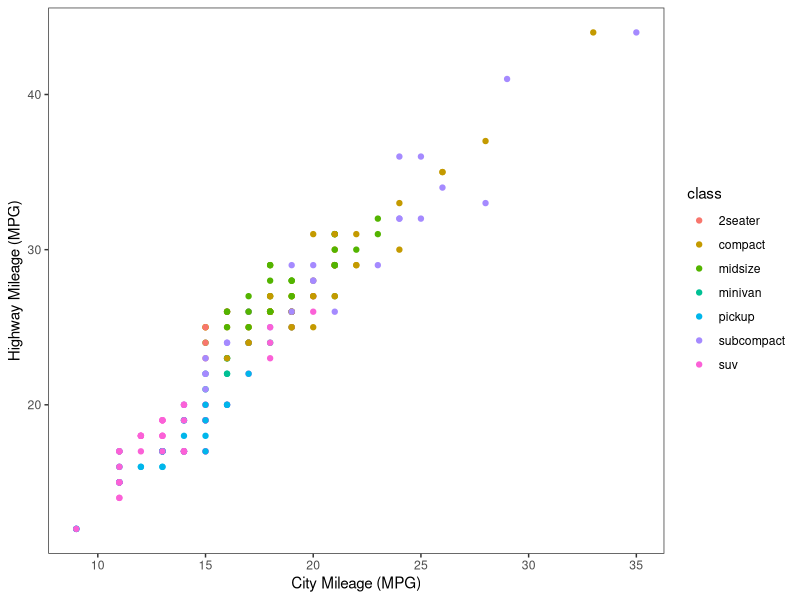
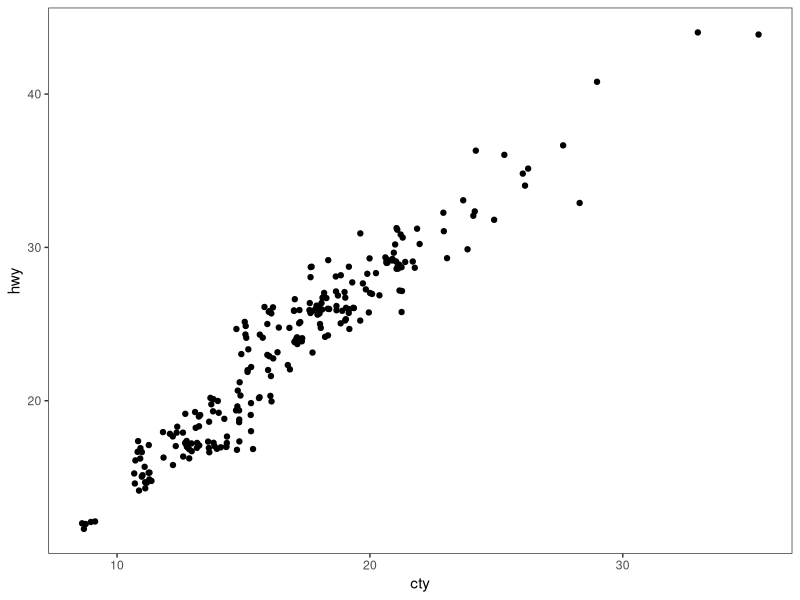
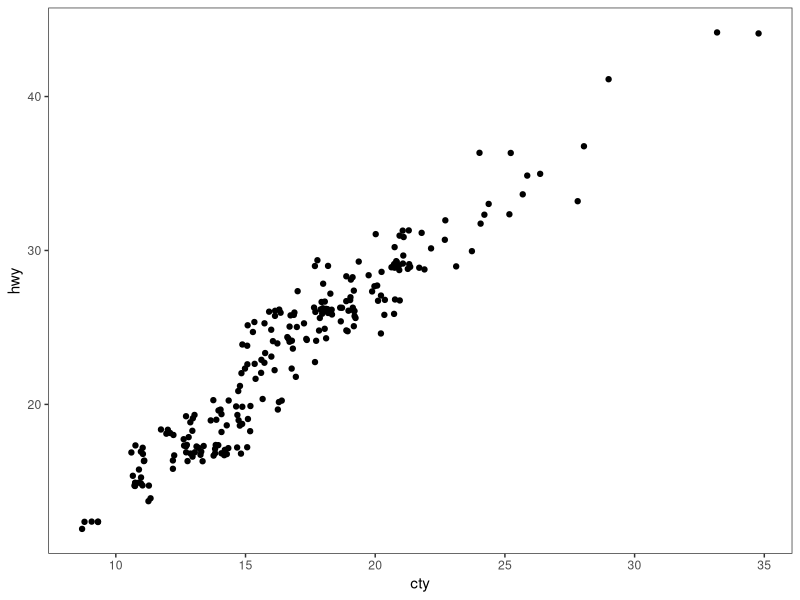
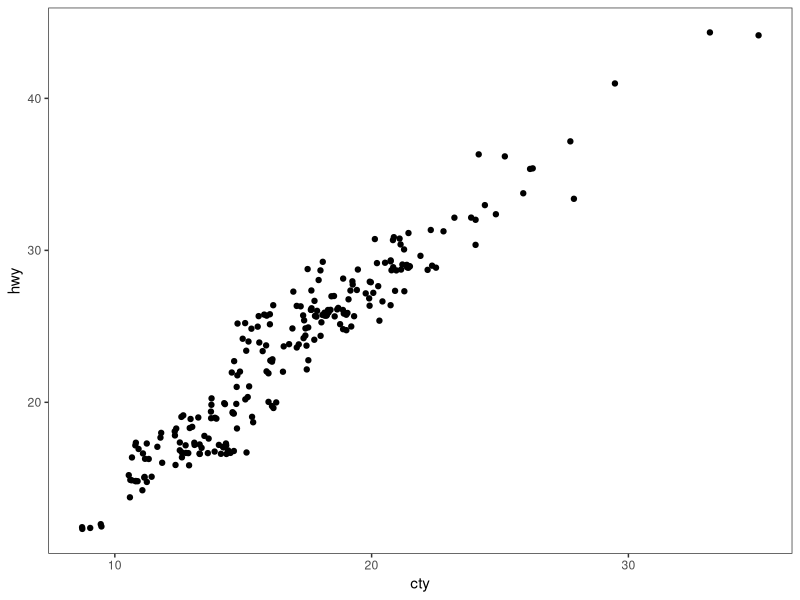
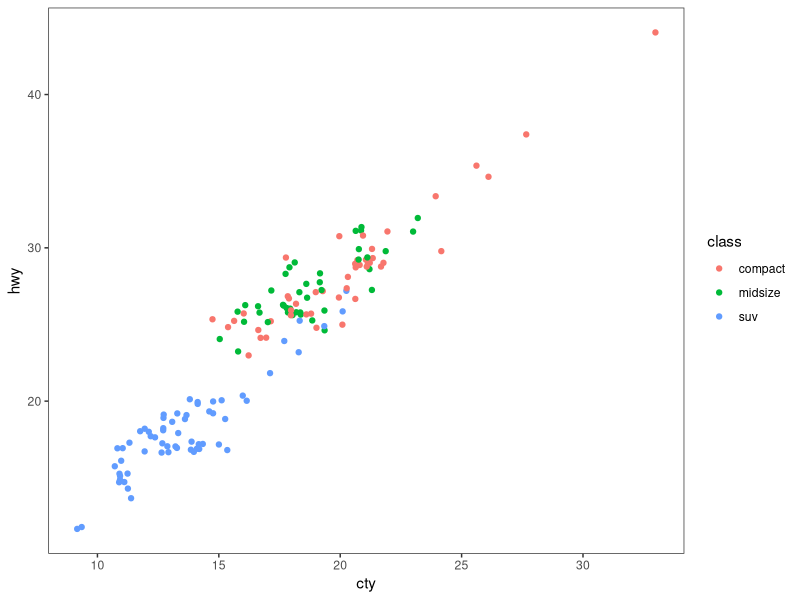
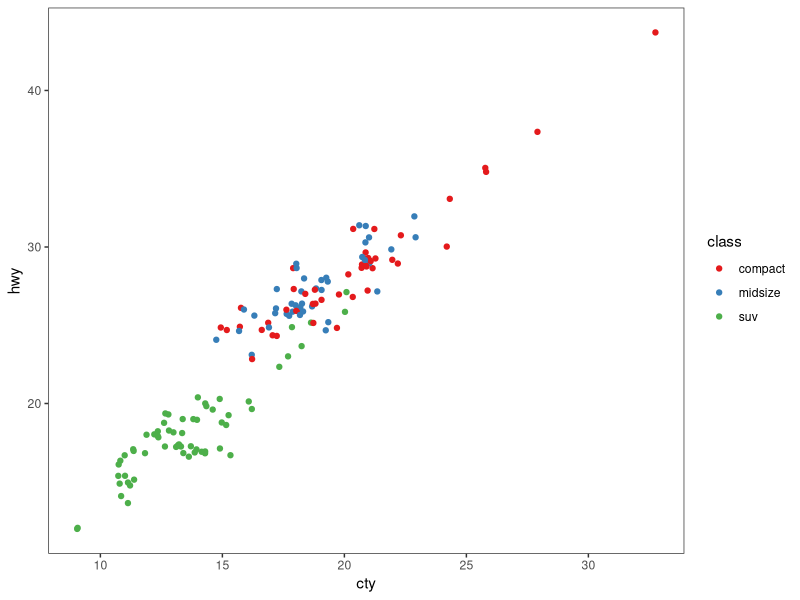
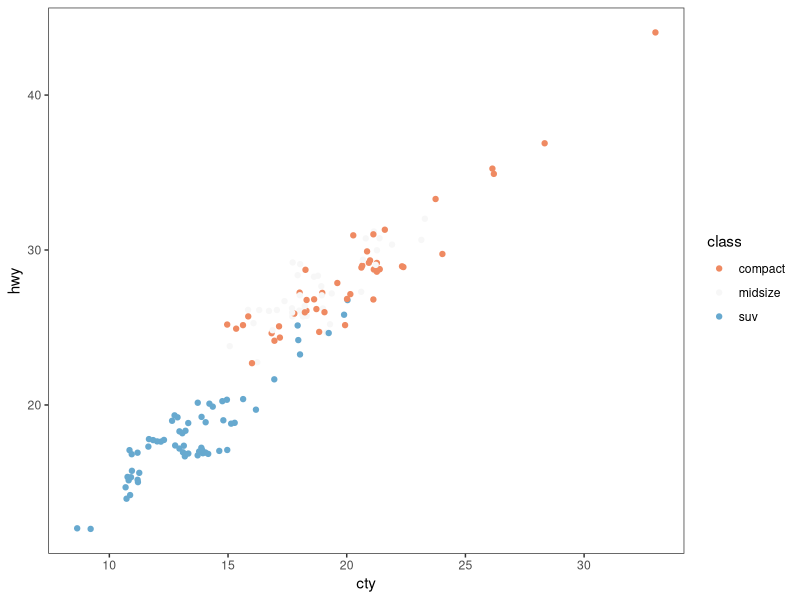
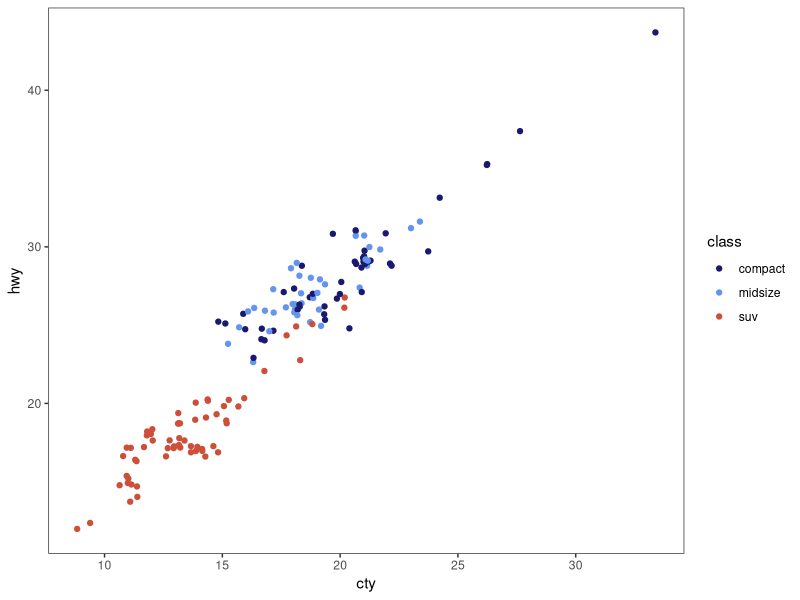

These figures' R source, in order: (Note: this script raises an error after producing the figures.)
# ---------------------------------------------------------- #
#### MODULE 3: Plot even more data!                       ####               
# ---------------------------------------------------------- #

## OBJECTIVE:
# 1. To develop a "grammar of graphics".
# 2. To become comfortable using ggplot2 for exploratory data visualization.


# ---------------------------------------------------------- #
#### SET UP:                                              ####
# ---------------------------------------------------------- #
# REMINDER: In RStudio, open the Rproject for our course (UNCG_DataWrangling), 
# pull any changes from GitHub, and navigate to the branch you created for 
# yourself (just a single branch for the whole semester) in RStudio's Git tab.
# Open this week's assignment in this new branch to complete and submit on GitHub.
# Ideally, you'll commit your answers a bit at a time as you work through
# this assignment, rather than committing all at once at the end.

# Reminder of some helpful resources for graphing in R:
# ggplot Cookbook: http://www.cookbook-r.com/Graphs/
# Official ggplot2 Book: https://ggplot2-book.org/
# Themes in ggplot2: https://ggplot2-book.org/polishing.html#themes

# In ggplot2, aesthetic means “something you can see”. Each aesthetic is a
# mapping between a visual cue and a variable.
# Examples include:
# position (i.e., on the x and y axes)
# color (“outside” color)
# fill (“inside” color)
# shape (of points)
# line type
# size

# Each type of geometric object (geom) accepts only a subset of all aesthetics.
# Refer to the geom help pages to see what mappings each geom accepts. Aesthetic
# mappings are set with the aes() function.

# TASK: We will be using the ggplot2 package for graphing. Fortunately, ggplot2 
# is nested within the tidyverse package (along with many others).
# Start by writing code to load the tidyverse library.
# HINT: see the end of assignment #1 if you forgot how to load a package.
library(tidyverse)

# TASK: Write code below to set your theme to black and white and both your major
# AND minor gridlines to element_blank for all plots you'll be making today.
# HINT: Check back to last week's assignment section 1.9 for setting themes for
# all plots.
theme_set(theme_bw())
theme_update(panel.grid.major = element_blank(),
             panel.grid.minor = element_blank())

# ---------------------------------------------------------- #
#### 1.0 CORRELATION                                      ####
# ---------------------------------------------------------- #

# We learned how to make correlations last week, but it never hurts to get
# more practice! Let's start by using a data set built into ggplot2.
# The mpg dataset looks at the gas efficiency of different cars. Run the following
# code to load the data:
data(mpg, package = "ggplot2")

# TASK: Create a scatterplot (i.e., a dot plot) to relate city and highway mileage.
# Color the points by the class of car (class column) and label the x and y axis 
# to be more informative (City Mileage (MPG) vs Highway Mileage (MPG)).
# HINT: Refer back to last week's assignment or the ggplot help resources if you 
# forget how to make a scatterplot.

ggplot(mpg, aes(x= cty, y=hwy))+
       geom_point(aes(color = class))+
  xlab("City Mileage (MPG)") + 
  ylab("Highway Mileage (MPG)")


# Looks alright, but the graph may be hiding some information...
# QUESTION: How many data points are in the mpg dataframe?
# ANSWER: There are 234 observations of 11 variables

# QUESTION: Approximately how many dots are in the graph you just made? How does
# that compare to the number of observations in the dataframe?
# ANSWER: 78, it is one third of the number of observations in the data frame.


# Try another correlation-focused geom that addresses this problem by running
# the following code:
ggplot(data=mpg, aes(x=cty, y=hwy)) + 
  geom_jitter()


# QUESTION: What happened when you created the plot with geom_jitter?
# ANSWER: More data points popped up on the graph

# QUESTION: Run the code to create a plot using geom_jitter a second time. Then run it
# again and again. What happens each time? Why is this happening?
# ANSWER: A new graph is produced that looks similar, but slightly different from the previous graph. This is happening because the points are randomly spaced out in a small amount to prevent overlapping of data points.
ggplot(data=mpg, aes(x=cty, y=hwy)) + 
  geom_jitter()

# TASK: The default in geom_jitter is to jitter (or slightly move) the points away
# from each other in both the x and y directions. Check the help file for geom_jitter
# and write code below to make a graph where you jitter points in only the x-dimension
# by 0.5.

ggplot(data=mpg, aes(x=cty, y=hwy)) + 
  geom_jitter(width = .5)

# ---------------------------------------------------------- #
#### 1.1 DETOUR! COLORS, COLORS, COLORS                   ####
# ---------------------------------------------------------- #

# Our world is so colorful, and our graphs can be too! But we want to be mindful
# of our color choices to not only be beautiful, but also informative and accessible.

# TASK: Create a new dataframe that filters our mpg data down to only information
# for car classes compact, midsize, and suv using an %in% statement. Name your 
# new dataframe mpgSubset.
# HINT: Refer back to the Transform assignment if you want help with %in% (or 
# try googling!)

mpgSubset <- mpg %>% 
  filter(class %in% c("compact", "midsize", "suv"))
  


# ggplot has lots of nice (and some not so nice) built-in color palettes that we 
# can use to fill our bars with color. Try running the following code:
ggplot(data=mpgSubset, aes(x=cty, y=hwy, color=class)) +
  geom_jitter()

# The code above supplies us with ggplot's default color palette, which I find not
# so pleasing. Let's try to change this!

# We can add a statement specifying the scale of colors we would prefer. One way
# to do this is to use other pre-set palettes from ggplot. Run the code below to 
# ask ggplot to use the color brewer's palette called Set 1.
ggplot(data=mpgSubset, aes(x=cty, y=hwy, color=class)) +
  geom_jitter() +
  scale_color_brewer(palette="Set1")

# Alternatively, we could use the "RdBu" palette:
ggplot(data=mpgSubset, aes(x=cty, y=hwy, color=class)) +
  geom_jitter() +
  scale_color_brewer(palette="RdBu")

# QUESTION: Investigate the color brewer's range of palettes at this website: 
# https://r-graph-gallery.com/38-rcolorbrewers-palettes.html
# What do you notice about the colors chosen from each of the palettes that we
# used above? (i.e., does it use the first three colors in the palette? The last
# three? Some other combination?)
# ANSWER: For the Qualitative palette, it used the first 3 colors. In the Diverging Palettes the colors were chosen from the middle going outward.


# We could also pick out EXACTLY which colors we want for our figure. 
# There are 4 main ways to specify colors in R:
### by name
### by number
### by Hex code
### with the rgb() function

# By Name: R allows you to call more than 600 colors by name! Run the following
# code to see a list:
colors()

# We can put in the colors we chose for each variable by adding the 
# scale_color_manual() function to our plot. Try it out by running the following
# code:
ggplot(data=mpgSubset, aes(x=cty, y=hwy, color=class)) +
  geom_jitter() +
  scale_color_manual(values=c('midnightblue', 'cornflowerblue', 'tomato3'))


# You can also chose colors by number, which are assigned in R.

# TASK: Copy and paste the code to make our scatterplot and replace the color names
# with three numbers of your choice (between 1 and 657). How does your new figure look?
# HINT: remember to remove the quotation marks when calling numbers.

ggplot(data=mpgSubset, aes(x=cty, y=hwy, color=class)) +
  geom_jitter() +
  scale_color_manual(values=c(612, 2, 86))


# QUESTION: How do you think you could figure out which color name belongs to
# each color number?
# HINT: Try creating a dataframe from color() by passing it into the
# as.data.frame() function.
color <- as.data.frame(colors())
# ANSWER: They are in alphabetical order.

# You can also chose colors by Hex code. A Hex color code is a 6-symbol code made
# of up to three 2-symbol elements (6 symbols in length all together). Each of 
# the 2-symbol elements represents a color value in the Red-Green-Blue (RGB) color
# scale from 0 to 255. Hex codes are written with a # in front of them. Let's try
# out calling our colors using hex code.
ggplot(data=mpgSubset, aes(x=cty, y=hwy, color=class)) +
  geom_jitter() +
  scale_color_manual(values=c('#191970', '#6495ED', '#FF6347'))

# There are two great things about hex codes. First, you can call ANY color you 
# want with a hex code. That is, you're not limited to the 657 colors that are
# in ggplot. By specifying the color by hex code, you can pick literally anything!

# TASK: Google the search term "color picker". This should bring up google's color
# picker (in addition to a billion other color picking websites). Use this color
# picker to generate the hex codes for three new colors of your choice. Then copy
# and paste the above code, replacing the hex codes with your color choices.

ggplot(data=mpgSubset, aes(x=cty, y=hwy, color=class)) +
  geom_jitter() +
  scale_color_manual(values=c('#b7ebc5', '#ddb7eb', '#84a7bd'))

# The second great thing about hex codes is that you can control the transparency
# of your colors. Transparency is set in a hex code by adding two extra symbols
# to the end, which together make up the "alpha" element. Adding 00 to the end 
# of your hex code will make your color completely transparent, while adding FF 
# to the end will make it completely opaque. Any number/letters in-between will 
# result in partial transparency. You can find a complete list of transparencies
# between 0-100% here: https://gist.github.com/lopspower/03fb1cc0ac9f32ef38f4

# TASK: Try out transparency by copying and pasting your graph code below and
# adding the alpha element to the end of each of your hex codes to make your
# first color 0% transparent, your second color 50% transparent, and your third
# color 100% transparent.
ggplot(data=mpgSubset, aes(x=cty, y=hwy, color=class)) +
  geom_jitter() +
  scale_color_manual(values=c('#b7ebc5FF', '#ddb7eb50', '#84a7bd00'))

# QUESTION: What happened to the point that you set to 100% transparent?
# ANSWER: It is no longer visible in the graph

# Finally, we can set our colors using the rgb() function. This operates very
# similarly to the hex code, where you can pick exactly the color and transparency
# you want. Try it out by running the following code:
ggplot(data=mpgSubset, aes(x=cty, y=hwy, color=class)) +
  geom_jitter() +
  scale_color_manual(values=c(rgb(.10, .10, .44, 0.5), rgb(.39, .58, .93, 0.5), rgb(1.0, .39, .28, 0.5)))

# TASK: Modify the above code to make all of your points 50% transparent.

# There are so many inventive and artistic people in the world who have expanded
# the offerings for colors in ggplot. Check out some notable ones listed below
# when choosing colors for this assignment.
### Color-blind friendly palettes: https://github.com/JLSteenwyk/ggpubfigs
### Color palettes from vintage National Parks posters: https://github.com/katiejolly/nationalparkcolors
### Color palettes based on Wes Anderson movies: https://github.com/karthik/wesanderson
### Color palettes from famous Dutch paintings: https://github.com/EdwinTh/dutchmasters


# ---------------------------------------------------------- #
#### 1.2 DETOUR! LEGENDS                                  ####
# ---------------------------------------------------------- #

# When you specify colors in your ggplot code, R throws in a bonus legend for free!
# However, this legend is often not as clear or visually appealing as we might 
# prefer. But as with all geometric objects in ggplot, legends can be easily altered.

# Run the following code to create a scatter plot. Feel free to modify the colors
# as you prefer!
ggplot(data=mpgSubset, aes(x=cty, y=hwy, color=class)) +
  geom_jitter()

# QUESTION: Where did ggplot get the legend title and values from?
# ASNWER: From the color = class

# We could change the title and values in our legend by altering the dataframe
# we are passing into ggplot. But that seems a bit drastic. Instead, we can 
# lean on the same code that specifies our color picks to alter the legend text.
# Try it out by running the following code:
ggplot(data=mpgSubset, aes(x=cty, y=hwy, color=class)) + #create a plot from mpgSubset dataframe, make the x axis the values from cty, and the y axis the values from hwy, distinguish the class of car by color
  geom_jitter() + #prevent overlapping of points
  scale_color_manual(values=c('#FCBA03', '#380754', '#496916'), #choose hex values
                     name='Class of Car', #legend text
                     breaks=c('suv', 'midsize', 'compact'), #original labels
                     labels=c('SUV', 'Midsize', 'Compact')) #new labels


# TASK: Label each line of the code above with what it is doing.
# HINT: Check the scale_color_manual help file or ggplot Cookbook for more info.


# IMPORTANT: It is important to pay attention to the order you provide ggplot with 
# your color choices and legend labels! Try running the following code:
ggplot(data=mpgSubset, aes(x=cty, y=hwy, color=class)) + 
  geom_jitter() + 
  scale_color_manual(values=c('#FCBA03', '#380754', '#496916'), 
                     name='Class of Car', 
                     breaks=c('suv', 'midsize', 'compact'), 
                     labels=c('Compact', 'SUV', 'Midsize')) 


# QUESTION: What is wrong with the code above? Why is it so important to be
# careful with the order you pass information into ggplot?
# ANSWER: Now the legend is saying that the wrong colors represent the wrong class of car.

# While changing the legend text and factor order takes place in the scale_color_manual
# step, moving the legend around on the graph page is part of the graph theme. We
# can try this out using the code below:
ggplot(data=mpgSubset, aes(x=cty, y=hwy, color=class)) + 
  geom_jitter() + 
  theme(legend.position='bottom')


# TASK: Modify the code above to have the legend display along the bottom of
# the figure.


# We can also have the legend located within the area of the graph itself! We can 
# do this by specifying the coordinates for where the legend should go within the
# graph axes. First we set the legend position and then we set the anchoring 
# position by justifying the legend.
### bottom left: 0,0
### bottom right: 1,0
### top left: 0,1
### top right: 1,1

# Try it out by running the following code:
ggplot(data=mpgSubset, aes(x=cty, y=hwy, color=class)) + 
  geom_jitter() + 
  theme(legend.position=c(1,0), legend.justification=c(1,0))

# QUESTION: What happens if you don't include the code for legend justification
# above?
# ANSWER: The legend is cut off


# TASK: Copy and paste the code from above. Modify it to place the legend in the
# upper left part of the graph.
ggplot(data=mpgSubset, aes(x=cty, y=hwy, color=class)) + 
  geom_jitter() + 
  theme(legend.position=c(0,1), legend.justification=c(0,1))

# Finally, we might want to remove the legend altogether! We would do so by
# modifying the theme as well. 

# TASK: Check the ggplot cookbook to find the legends section. Read what it says 
# about removing the legend. Then copy and paste the graph code from above. Modify
# the code to remove the legend.
ggplot(data=mpgSubset, aes(x=cty, y=hwy, color=class)) + 
  geom_jitter() + 
  theme(legend.position=c("none"))

# ---------------------------------------------------------- #
#### 2.0 DEVIATION                                        ####
# ---------------------------------------------------------- #

# Used to compare variation in values between small number of items (or categories) 
# with respect to a fixed reference.

# Whether the graphical type is a deviation graph or a composition graph (or a 
# ranking graph) may depend on the underlying data structure.

# We used geom_bar() last week with factor data to create a bar graph. But
# geom_bar() is a bit tricky because it can make EITHER a bar graph or a histogram
# depending on the data you give it. The default of geom_bar() is to set stat to 
# count so if you give it just a continuous x value, it will make a histogram. Try
# it with the following code:
ggplot(data=mpg, aes(x=hwy)) + 
  geom_bar()

# In order to have the geom create bars and not a histogram, you must:
# 1) Set stat = identity
# 2) Provide both an x and a y inside the aes(), where x is either a character 
# or factor and y is numeric.

# TASK: Create a dataframe of summary statistics for the mpg data, calculating the
# mean, standard deviation, and standard error for highway mpg grouping by class.
# Name the resulting dataframe highwayMPG and your new variables hwy_mean, hwy_sd,
# and hwy_se.
# HINT: Look back at the Transform assignment if you forget how to summarize the
# data. Also recall, standard error = 1.96*standard deviation.
highwayMPG <- mpg %>% 
  group_by(class) %>% 
  summarize(hwy_mean = mean(hwy),
                   hwy_sd = sd(hwy)) %>% 
              mutate(hwy_se = hwy_sd*1.96) %>%
              ungroup()

# TASK: Create a bar graph showing the average highway MPG on the y-axis and 
# car class on the x-axis. Fill the bars by class. Add in error bar caps that are 20%
# the width pf the bars.
# HINT: Don't forget to change stat from the default in your geom_bar() statement!
ggplot(highwayMPG, aes(x = class, y = hwy_mean, fill = class)) + 
  geom_bar(stat='identity') +
  geom_errorbar(aes(ymin=hwy_mean-hwy_se, 
                  ymax=hwy_mean+hwy_se,
                  width=0.2))

# ---------------------------------------------------------- #
#### 2.1 DETOUR! COLORS AND LEGENDS, AGAIN                ####
# ---------------------------------------------------------- #

# Recall that some geometric elements require fills instead of (or sometimes in
# addition to) colors.

# TASK: Create a bar graph with the mpg summary stats with the following parameters:
# (1) Black bar outline
# (2) Bars filled with the color brewer palette "Dark2" using the scale_fill_manual
#     statement
# (3) No legend
# (4) Informative x- and y-axis labels. 

# HINT: Carefully consider whether your color and/or fill should go within an aes() 
# statement, the scale_fill_manual or scale_color_manual statements, or neither.
# If in doubt, try a bunch of ways until it looks how we want it. And consult 
# your helpful ggplot resources on the web.


# ---------------------------------------------------------- #
#### 2.2 DETOUR! AXIS MODIFICATIONS                       ####
# ---------------------------------------------------------- #

# Run the following code, feeling free to modify colors as you prefer:
ggplot(data=highwayMPG, aes(x=class, y=hwy_mean, fill=class)) +
  geom_bar(stat='identity') 

# QUESTION: Where is ggplot getting the x-axis tick labels from?


# Often our tick labels are not the best. We can modify them to be more informative
# or visually appealing by directly modifying the dataframe, but again this feels
# a bit extreme. Instead, we can directly modify the scale of the axis. For axes
# that deal with categories, we are setting the discrete scale. Try it out by
# running the following code:
ggplot(data=highwayMPG, aes(x=class, y=hwy_mean, fill=class)) +
  geom_bar(stat='identity') +
  scale_x_discrete(labels=c('sport', 'compact', 'midsize', 'minivan', 'pickup', 'subcompact', 'SUV'))

# We can also change the scale of the continuous axes, including how large they are
# and where the tick marks fall as follows:
ggplot(data=highwayMPG, aes(x=class, y=hwy_mean, fill=class)) +
  geom_bar(stat='identity') +
  scale_y_continuous(breaks=seq(0, 50, 10)) +
  coord_cartesian(ylim=c(0,50))

# QUESTION: Try running the code above without the coord_cartesian() statement. 
# What is surprising about the resulting graph? Based on this result, what do you
# think the coord_cartesian() statement does?


# We can also add a statement into the scale discrete or continuous statements
# to name our axes, rather than putting in a whole separate step of xlab() or ylab().
# Try it out with the following code:
ggplot(data=highwayMPG, aes(x=class, y=hwy_mean, fill=class)) +
  geom_bar(stat='identity') +
  scale_x_discrete(name='Class of Car') +
  scale_y_continuous(name='Mean Highway MPG')


# Finally, we can flip our axes easily in ggplot as follows:
ggplot(data=highwayMPG, aes(x=class, y=hwy_mean, fill=class)) +
  geom_bar(stat='identity') +
  coord_flip()


# TASK: Let's put it all together. Make a graph of the mpg summary stats with the
# following specifications:
# (1) color by class of car using a color scheme of your choice (not the default)
# (2) plot the class of car on the x-axis and the highway MPG on the y axis
# (3) include better names for the x- and y-axis titles
# (4) include better names for the car classes
# (5) set the scale of the highway mpg to run from 0 to 30 with breaks every 5 
# (6) flip your axes
# (7) remove the legend


# ---------------------------------------------------------- #
#### 3.0 RANKING                                          ####
# ---------------------------------------------------------- #
# Used to compare the position or performance of multiple items with respect to 
# each other. Actual values matters somewhat less than the ranking.

# TASK: Create a dataframe of summary statistics for the mpg data, calculating the
# mean, standard deviation, and standard error for CITY mpg grouping by class.
# Name the resulting dataframe cityMPG and your new variables city_mean, city_sd,
# and city_se.
# HINT: Look back at the Transform assignment if you forget how to summarize the
# data. Also, standard error = 1.96*standard deviation.


# Now we want to plot our data in order from smallest to largest city MPG to get
# a ranking. To do so, we need to use the reorder() function to rearrange the data
# going into our x-axis.
ggplot(cityMPG, aes(x=reorder(class, city_mean), y=city_mean)) + 
  geom_bar(stat="identity")

# TASK: Recreate the above ranking figure to include the following:
# (1) class of car on the x-axis with informative axis and tick labels
# (2) MPG ordered from highest to lowest (hint: try google if you're unsure)
# (3) bars with dary grey outlines and filled by class with your favorite color scheme
# (4) error bars with end caps 30% the width of the bars
# (5) y-axis from 0 to 30 with tick marks every 5
# (6) no legend.


# ---------------------------------------------------------- #
#### 4.0 DISTRIBUTION                                     ####
# ---------------------------------------------------------- #
# When you have lots and lots of data points and want to study where and how the
# data points are distributed.

# Histograms can be accomplished with either geom_bar() or geom_histogram()
ggplot(mpg, aes(hwy)) + 
  geom_histogram()

# TASK: Recreate the graph above, but using geom_bar() instead


# TASK: Try making a histogram with the categorical variable 'manufacturer'.
# What error message do you get?


# QUESTION: What happens when you follow the advice of the error message and 
# make stat='count'?
ggplot(mpg, aes(manufacturer)) + 
  geom_histogram(stat="count")


# TASK: Make a boxplot comparing the distribution of cty (city mileage) for
# each class of car.
# HINT: Look back to last week if you forget how to make a boxplot.


# We can also make a different type of distribution, a violin plot using the 
# geom_violin statement as follows:
ggplot(mpg, aes(x=class, y=cty)) + 
  geom_violin()

# QUESTION: What does a violin plot show? Check google if you're unsure.


# ---------------------------------------------------------- #
#### 5.0 COMPOSITION                                      ####
# ---------------------------------------------------------- #
# Bar charts and pie charts are classic ways of showing composition of a dataset.

# TASK: Let's get some data for this task by determining the number of cars from 
# each car manufacturer in our mpg dataframe. We can do this as follows:
manufacturerFreq <- mpg %>% 
  group_by(manufacturer) %>% 
  summarize(frequency=length(manufacturer)) %>% 
  ungroup()

# TASK: Make a bar graph of the number of cars (frequency) by manufacturer using
# the dataframe we created above.


# We can switch the bar chart you created above into a pie chart simply by changing
# the coordinate system through a series of steps as follows:

ggplot(manufacturerFreq, aes(x=manufacturer, y=frequency)) +
  geom_bar(stat="identity") +
  coord_polar()

ggplot(manufacturerFreq, aes(x=manufacturer, y=frequency, fill=manufacturer)) +
  geom_bar(stat="identity") +
  coord_polar()

ggplot(manufacturerFreq, aes(x="", y=frequency, fill=manufacturer)) +
  geom_bar(stat="identity", width=1) +
  coord_polar()

ggplot(manufacturerFreq, aes(x="", y=frequency, fill=manufacturer)) +
  geom_bar(stat="identity", width=1) +
  coord_polar(theta="y")

ggplot(manufacturerFreq, aes(x="", y=frequency, fill=manufacturer)) +
  geom_bar(stat="identity", width=1) +
  coord_polar(theta="y", start=0) +
  theme_void() +
  theme(legend.title = element_text(size = 12.5), 
        legend.text  = element_text(size = 8.5),
        legend.key.size = unit(.75, "lines"))

# TASK: Annotate the code below to describe what each line does:
ggplot(manufacturerFreq, aes(x="", y=frequency, fill=manufacturer)) +
  geom_bar(stat="identity", width=1) +
  coord_polar(theta="y", start=0) +
  theme_void() +
  theme(legend.title = element_text(size = 12.5), 
        legend.text  = element_text(size = 8.5),
        legend.key.size = unit(.75, "lines"))


# ---------------------------------------------------------- #
#### 6.0 CHANGE                                           ####
# ---------------------------------------------------------- #

# Time series are often best visualized with line graphs. Let's try this out
# with some new data:
data("economics")

# TASK: Use the economics dataset to plot the number of people who are unemployed
# over time (unemploy vs date). Make a scatterplot, then connect the points with 
# lines using geom_line().
# HINT: use ?economics to get more information about this dataset.




# ---------------------------------------------------------- #
#### GROUPS AND MAPS                                      ####
# ---------------------------------------------------------- #

# Let's save these for group project options, this assignment is really long!









# REMEMBER: Save and push your script when you're done with this assignment!
